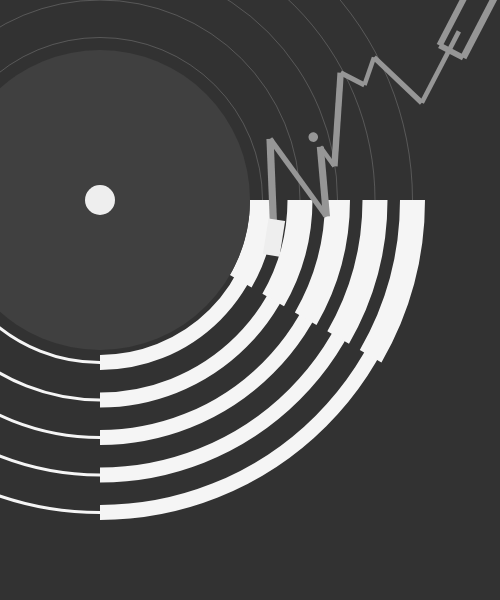
Frame 1 (no input)
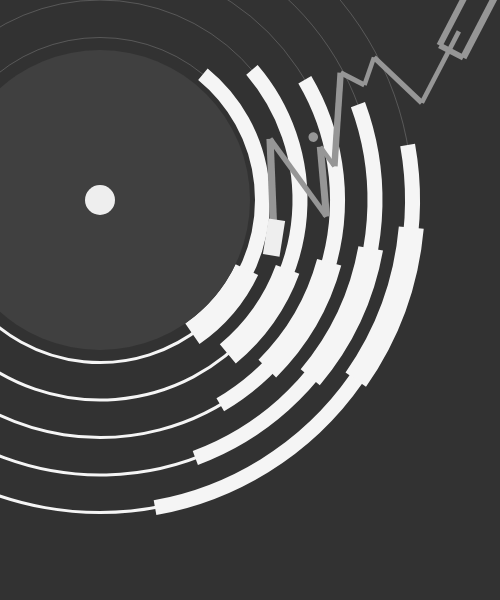
Frame 60 (no input)
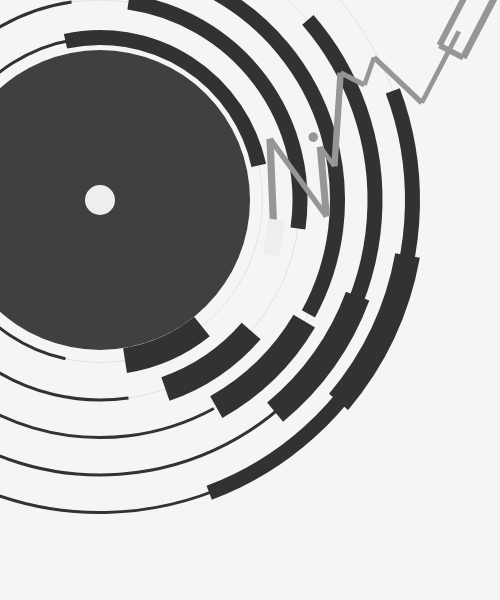
Frame 120 (the mouse pressed at the canvas centre since frame 60)

The p5.js sketch that drew these frames (run headless with seeded random() and noise() and a simulated clock; from frame 60 on, the mouse is pressed at the canvas centre):

// p5.js sketch
// ── sketch.js
var move = 0;;
var isBlkbg;
var scl = 20;
var nime = [
  [1, 1, 3, -2],
  [3, -2, 3, 2],
  [3, 2, 4.5, -0.5],
  [4.5, -0.5, 4.5, 0.5],
  [4.5, 0.5, 7, -2.5],
  [7, -2.5, 7.5, -1.5],
  [7.5, -1.5, 8.5, -2.2],
  [8.5, -2.2, 9, 0.5],
  [9, 0.5, 12, -1],
  //"E"
  [11, -1, 14, -2.5],
  [11, -1, 11.5, 0],
  [11.5, 0, 14.5, -1.5]
];

function setup() {
  createCanvas(500, 600);
  noFill();
  strokeCap(SQUARE);
  isBlkbg = true;
}

function draw() {
  if (isBlkbg) {
    background(50);
  } else {
    background(245);
  }

  for (var i = 1; i < 6; i++) {
    drawShape(700 - 75 * i, move * 0.3 * i);
    // drawShape(450, move * 0.6);
    // drawShape(400, move * 0.9);
    // drawShape(350, move * 1.5);
  }
  move += 0.01;

  push();
  translate(width / 2 - 150, height / 2 - 100);
  noStroke();
  fill(64);
  ellipse(0, 0, 300, 300);
  fill(238);
  ellipse(0, 0, 30, 30);
  pop();

  drawLogo();
}

function drawShape(sz, incr) {
  push();
  translate(width / 2 - 150, height / 2 - 100);
  if (isBlkbg) {
    stroke(245, 100);
  } else {
    stroke(50, 50);
  }
  strokeWeight(0.5);
  ellipse(0, 0, sz, sz);
  if (isBlkbg) {
    stroke(245);
  } else {
    stroke(50);
  }
  strokeWeight(3);
  arc(0, 0, sz, sz, incr, incr + PI);
  strokeWeight(15);
  arc(0, 0, sz, sz, -incr, -incr + PI / 2.0);
  strokeWeight(25);
  arc(0, 0, sz, sz, incr / 2, incr / 2 + PI / 6);
  pop();

}

function mousePressed() {
  isBlkbg = !isBlkbg;
}


function drawGrid() {

  //draw the grid
  for (var x = 0; x < width; x += scl) {
    for (var y = 0; y < height; y += scl) {
      stroke(51);
      line(0, y, width, y);
      line(x, 0, x, height);
    }
  }
}

function drawLogo() {

  //logo
  push();
  translate(12 * scl, 11 * scl);
  rotate(-PI / 5);
  scale(1.2);
stroke(150);
  //stroke(218, 51, 48);
  //stroke(31, 107, 170);
  var xoff = 0;
  for (var i = 0; i < nime.length; i++) {

    var sw = map(noise(xoff), 0, 1, 2, 8);
    strokeWeight(sw);
    line(nime[i][0] * scl, nime[i][1] * scl, nime[i][2] * scl, nime[i][3] * scl);
    xoff += 1;
  }
  //"i"
  strokeWeight(8);
  point(4.5 * scl, -1 * scl);

  //rectangle
  push();
  translate(1 * scl, 1 * scl);
  rotate(-PI / 4);
  noStroke();
  fill(238);
  rectMode(CENTER);
  rect(-0.5 * scl, 0.1 * scl, 1.5 * scl, 0.7 * scl);
  pop();
  pop();
}
